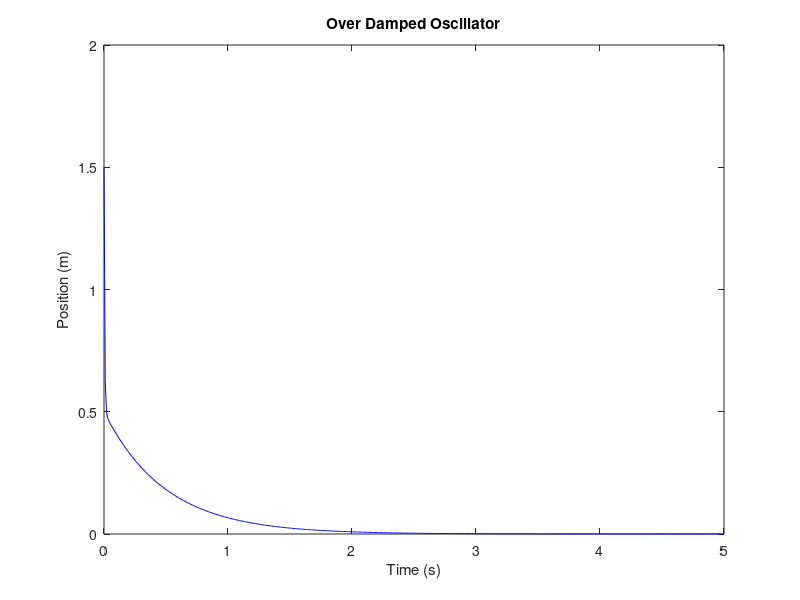
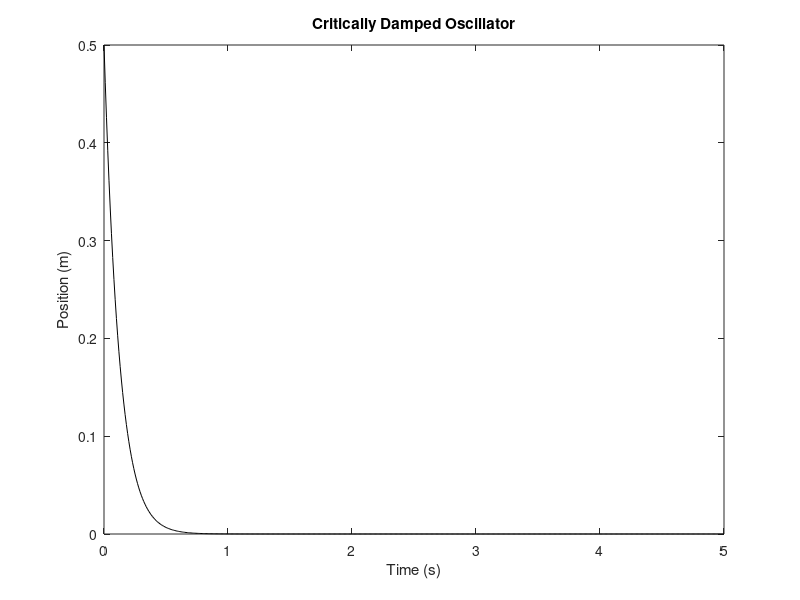
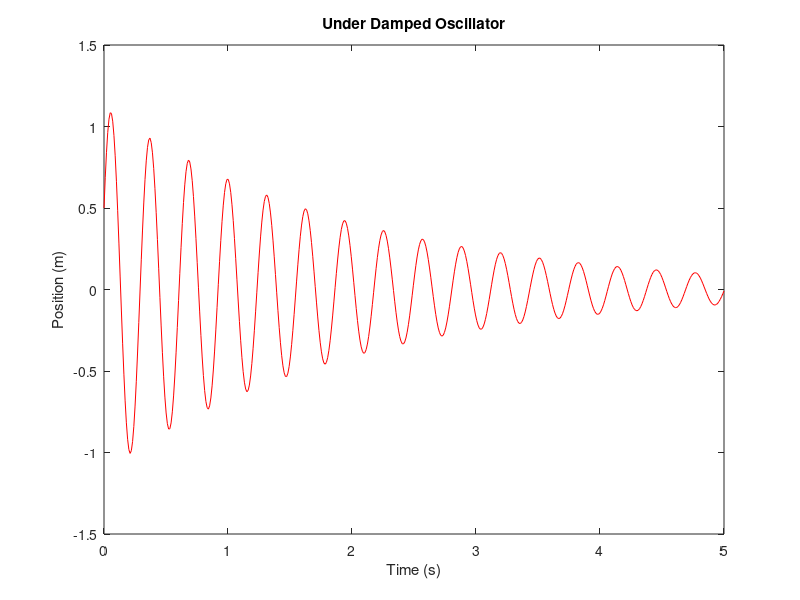

Recreate these plots in MATLAB, in order.
% Damped Oscillators
% 

clear vars, close all
%% Define Constants
k = 400; % N/m
m=1; % kg
b = [200 20 1]; % kg/s
C1 = 0.5;
C2 = 1;

%% Compute Function Constituents
r1 = (-b(1)+sqrt(b(1)^2-4*m*k))/2/m;
r2 = (-b(1)-sqrt(b(1)^2-4*m*k))/2/m;
omega = sqrt(4*m*k-b(3)^2)/2/m;

%% Define Homogenous Solutions for Damped Oscillators
xover = @(t,r1,r2) C1*exp(r1*t)+C2*exp(r2*t);
xcrit = @(t,m,b) (C1+C2*t).*exp((-b(2)/2/m)*t);
xunder = @(t,omega,m,b) exp(-(b(3)/2/m)*t).*(C1*cos(omega*t)+C2*sin(omega*t));

%% Get Vectors
t = linspace(0,5,500);
xo = xover(t,r1,r2);
xc = xcrit(t,m,b);
xu = xunder(t,omega,m,b);

%% Plot Cases
figure(1), plot(t,xo,'b'),xlabel('Time (s)'),ylabel('Position (m)'),
title('Over Damped Oscillator'),

figure(2), plot(t,xc,'k'),xlabel('Time (s)'),ylabel('Position (m)'),
title('Critically Damped Oscillator'),

figure(3), plot(t,xu,'r'),xlabel('Time (s)'),ylabel('Position (m)'),
title('Under Damped Oscillator'),

